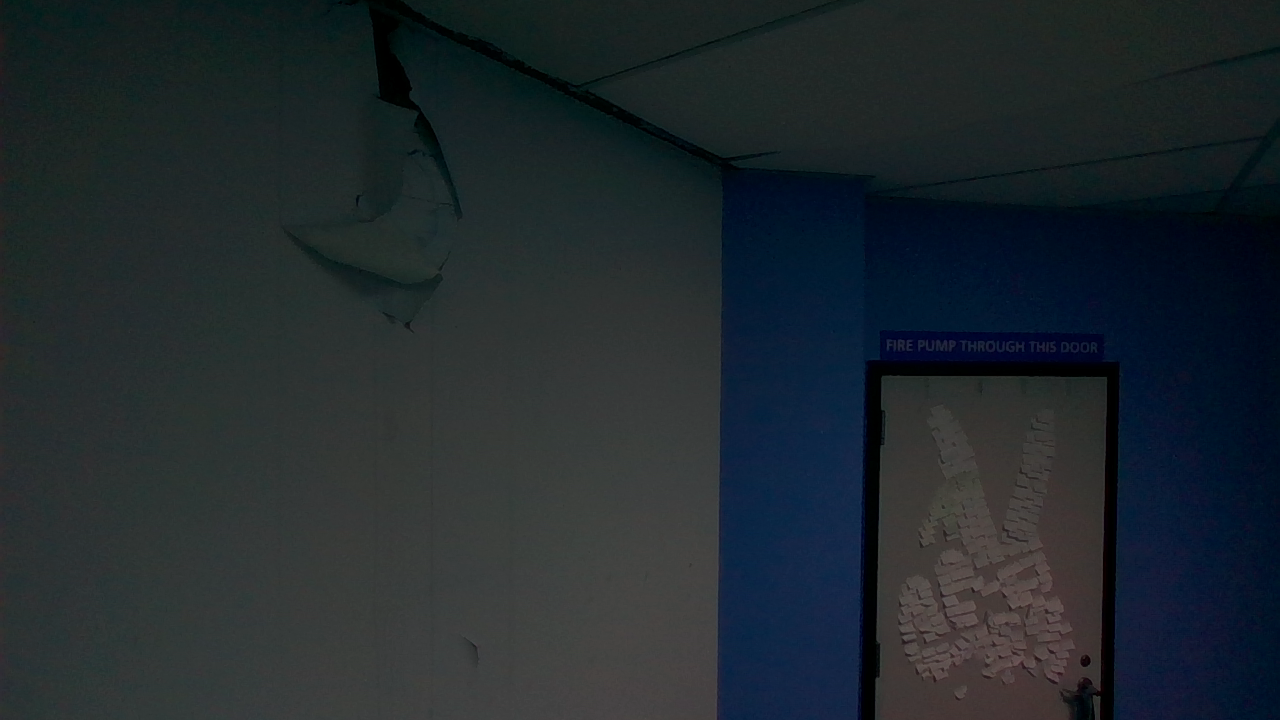
#> input picture cam5.png, 1280 x 720 px
$ python autostitcher.py
#> lines starting #> are read from the running program, lines starting #| are printed output that depends on the picture
# Stitches 5 images from the RL project into a panorama
# Image order: 5, 3, 4, 2, 1

import cv2
import numpy as np
from math import sqrt
from PIL import Image
import wand.image
import matplotlib.pyplot as plt


def autostitch(filename="testpanorama.png"):
    #INPUT
#> called with filename = 'testpanorama.png'
    images = []
    paths = ["cam5.png", "cam3.png", "cam4.png",
             "cam2.png", "cam1.png"]
    for path in paths:
        newImg = cv2.imread(path)
#> newImg is the input picture: shape (720, 1280, 3); mean B, G, R 45.4, 40.5, 32.3
        images.append(newImg)

    outName = filename
#> outName = 'testpanorama.png'

    # INITIALIZATION
    h, w = images[0].shape[:2]
#> h = 720; w = 1280
    # Intrinsic F parameters for each image
    fx = [664, 519, 1357, 446, 645]
    fy = [661, 532, 1314, 451, 622]
    barrelDistort = (0.0, 0.0, 0.0, 1.0, 0.0, 0.0, 0.1, 0.5)

    # Rotation and translation parameters for each image
    rotXval = 90
    rotYval = [69, 67, 90, 96, 113]
    rotZval = 90
    distXval = [1568, 1575, 500, 0, -600]
    distYval = 500
    distZval = 500

    # Points used to transpose each rotated image to the flat 1280x720 canvas
    srcPts = [[[500, 0], [500, 704], [1200, 544], [1200, 150]],
              [[540, 0], [540, 720], [1188, 543], [1188, 180]],
              [],
              [[1, 98], [1, 625], [1092, 720], [1092, 0]],
              [[210, 190], [210, 532], [798, 710], [798, 12]]]
    outputPts = np.float32([[0, 0],
                            [0, 720],
                            [1280, 720],
                            [1280, 0]])


    # TRANPOSE IMAGES
    dst = []
    # Rotate each image according to the parameters and then flatten it
    for i in range(0, len(images)):
        # Convert parameters to the appropriate values
        rotX = (rotXval - 90)*np.pi/180
        rotY = (rotYval[i] - 90)*np.pi/180
        rotZ = (rotZval - 90)*np.pi/180
        distX = distXval[i] - 500
        distY = distYval - 500
        distZ = distZval - 500

        # Camera intrinsic matrix
        f = sqrt((fx[i] * fx[i]) + (fy[i] * fy[i]))
        K = np.array([[fx[i], 0, w/2, 0],
                    [0, fy[i], h/2, 0],
                    [0, 0,   1, 0]])
        # K inverse
        Kinv = np.zeros((4,3))
        Kinv[:3,:3] = np.linalg.inv(K[:3,:3])*f
        Kinv[-1,:] = [0, 0, 1]

        # Rotation matrices around the X,Y,Z axis
        RX = np.array([[1,           0,            0, 0],
                        [0,np.cos(rotX),-np.sin(rotX), 0],
                        [0,np.sin(rotX),np.cos(rotX) , 0],
                        [0,           0,            0, 1]])
        RY = np.array([[ np.cos(rotY), 0, np.sin(rotY), 0],
                        [            0, 1,            0, 0],
                        [ -np.sin(rotY), 0, np.cos(rotY), 0],
                        [            0, 0,            0, 1]])
        RZ = np.array([[ np.cos(rotZ), -np.sin(rotZ), 0, 0],
                        [ np.sin(rotZ), np.cos(rotZ), 0, 0],
                        [            0,            0, 1, 0],
                        [            0,            0, 0, 1]])
        R = np.linalg.multi_dot([ RX , RY , RZ ])

        # Translation matrix
        T = np.array([[1,0,0,distX],
                        [0,1,0,distY],
                        [0,0,1,distZ],
                        [0,0,0,1]])

        # Apply calculated homography matrix to get the image with new perspective
        H = np.linalg.multi_dot([K, R, T, Kinv])
        midImg = np.zeros_like(images[i])
        cv2.warpPerspective(images[i], H, (w, h), midImg, cv2.INTER_NEAREST,
                            cv2.BORDER_CONSTANT, 0)

        # Middle image that doesn't need further adjustment
        if i == 2:
            distImg = wand.image.Image.from_array(midImg)
            distImg.distort("barrel", barrelDistort)
            dst.append(np.array(distImg))
            continue

        # Flatten the image back to a 1280x720 sized image
        finalImg = np.zeros_like(images[i])
        inputPts = np.float32([srcPts[i][0], srcPts[i][1], srcPts[i][2], srcPts[i][3]])
        M = cv2.getPerspectiveTransform(inputPts, outputPts)
        cv2.warpPerspective(midImg, M, (1280, 720), finalImg, cv2.INTER_LINEAR)

        # Apply barrel distortion
        distImg = wand.image.Image.from_array(finalImg)
        distImg.distort("barrel", barrelDistort)
        finalImg = np.array(distImg)

        dst.append(finalImg)
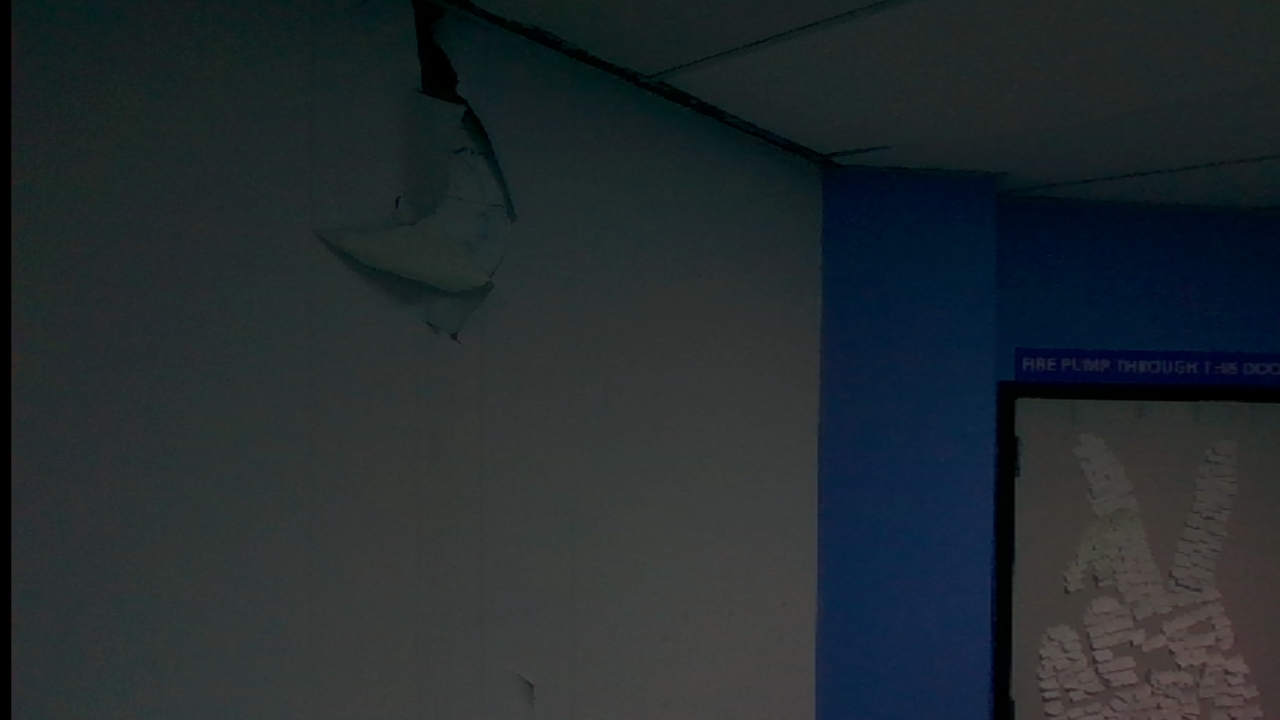
#> finalImg: shape (720, 1280, 3); mean of channels 0, 1, 2 46.3, 42.7, 34.6; drawn as B, G, R
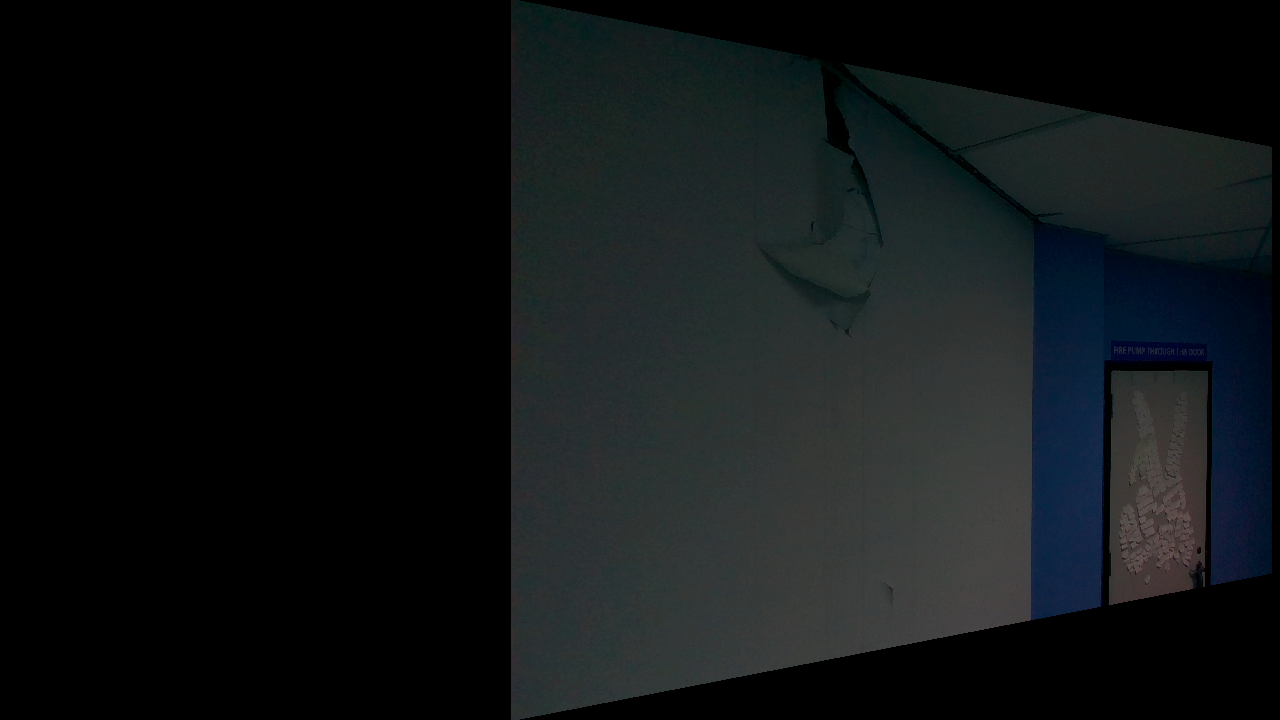
#> midImg: shape (720, 1280, 3); mean of channels 0, 1, 2 21.7, 20.4, 16.5; drawn as B, G, R
        #cv2.imshow("Image " + str(i), finalImg)
        #cv2.waitKey(0)


    # BLEND (using laplacian pyramids)
    """
    # Generate Laplacian pyramids for each image
    lps = []
    print("Original size:", dst[0].shape)
    print("PyrDown sizes:")
    for img in range(len(dst)):
        # Gaussian pyramid
        imgCopy = dst[img].copy()
        imgGs = [imgCopy]
        for i in range(6):
            imgCopy = cv2.pyrDown(imgCopy)
            imgGs.append(imgCopy)
            if img == 0:
                print(imgCopy.shape)

        if img == 0:
            print("PyrUp Sizes:")
        # Laplacian pyramid
        imgCopy = imgGs[5].copy()
        imgLs = [imgCopy]
        for i in range(5, 0, -1):
            expandedGaussian = cv2.pyrUp(imgGs[i])
            if expandedGaussian.shape[0] == 46:
                expandedGaussian = expandedGaussian[:45, :, :]
            imgLs.append(cv2.subtract(imgGs[i - 1], expandedGaussian))
            if img == 0:
                print(expandedGaussian.shape)
        lps.append(imgLs)

    # Blend the images together
    testBlend = []
    n = 0
    for test1Lap, test2Lap in zip(lps[0], lps[1]):
        n += 1
        cols, rows, ch = test1Lap.shape
        lapl = np.hstack((test1Lap, test2Lap))
        testBlend.append(lapl)

    testReconstruct = testBlend[0].copy()
    for i in range(1, 6):
        testReconstruct = cv2.pyrUp(testReconstruct)
        if testReconstruct.shape[0] == 46:
                testReconstruct = testReconstruct[:45, :, :]
        print(testReconstruct.shape, testBlend[i].shape)
        col, row, ch = testReconstruct.shape
        testReconstruct = cv2.add(testBlend[i][:col, :row, :],
                                    testReconstruct)
    print(testReconstruct.shape)
    cv2.imwrite("test.png", testReconstruct[:, :, ::-1])
    """


    # BLEND (using exponential value averaging)
    shifts = [1160, 1010, 1110, 900]
    blendedDst = []
    for i in range(0, len(dst) - 1):
        # Fade in the next image based on column number
        temp = dst[i].copy()
        for col in range(w):
            if col < shifts[i]:
                continue
            else:
                alpha = (col - shifts[i]) / (1280 - shifts[i])
                newCol = (temp[:, col, :] * (1.0 - alpha)) + \
                            (dst[i + 1][:, col - shifts[i], :] * (alpha))
                temp[:, col, :] = newCol
        blendedDst.append(temp)
    blendedDst.append(dst[-1])


    # STITCH IMAGES
    panorama = Image.new("RGB", size=(5460, h), color=(0, 0, 0))
    # Shifts each image over the right amount
    newShifts = [(0, 0), (1140, 0), (2150, 0), (3260, 0), (4230, 0)]
    # Adds each image to panorama cameras starting from the outside images
    for i in range(len(blendedDst) - 1, -1, -1):
        insertImg = Image.fromarray(cv2.cvtColor(blendedDst[i], cv2.COLOR_BGR2RGB))
        panorama.paste(insertImg, newShifts[i])

    panorama.save(outName)

if __name__ == "__main__":
    autostitch()
#> (the call stopped at in autostitch, `distImg = wand.image.Image.from_array(finalImg)`: wand is not available in this run)
